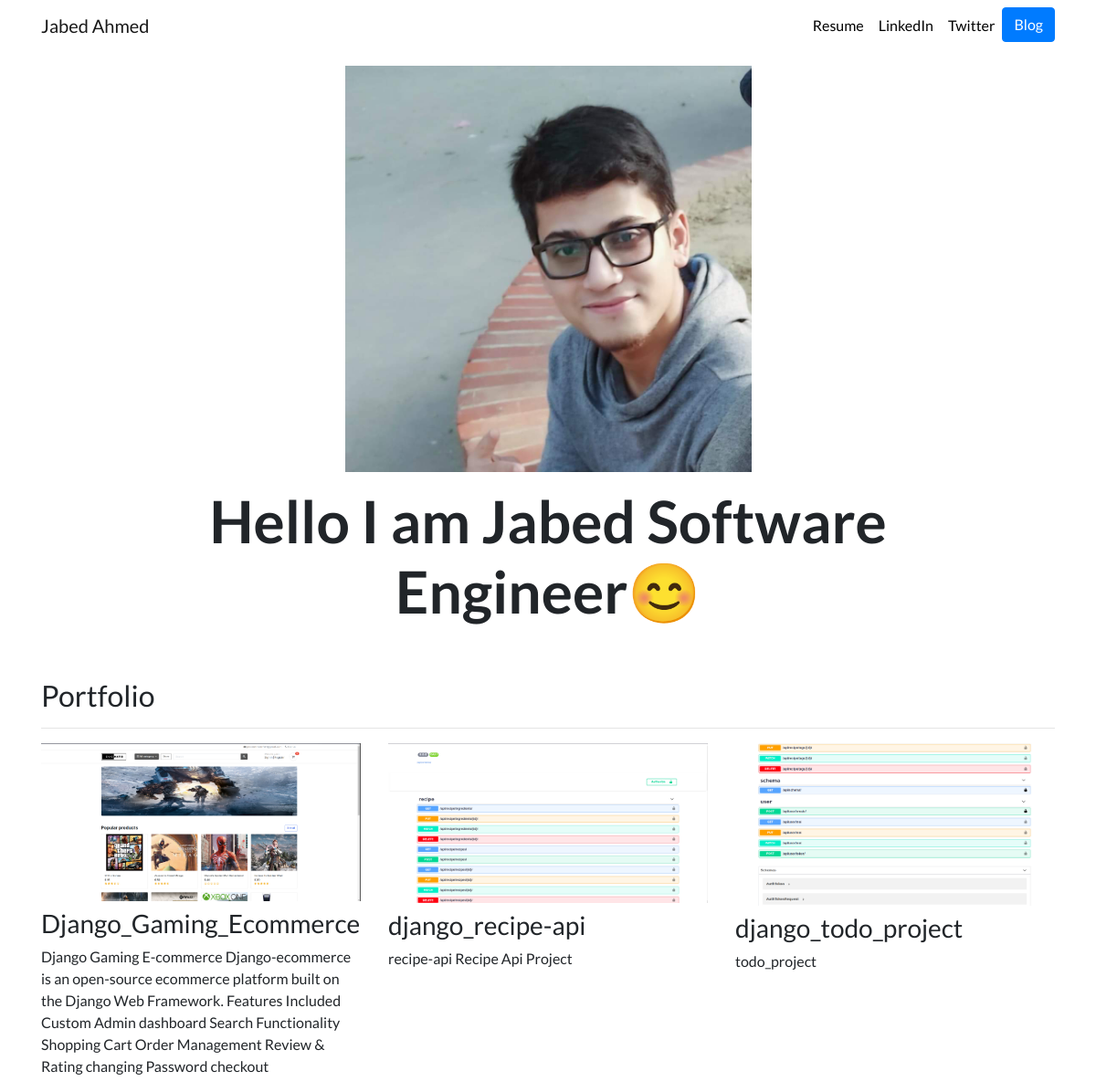
The page / on the database its author committed.
### portfolio/models.py (models this page shows, shortened)
class Project(models.Model):
    title = models.CharField(max_length =100)
    description = models.CharField(max_length =250)
    image = models.ImageField(upload_to='portfolio/images/')
    url = models.URLField(blank=True)

### portfolio/views.py (the view)
# urls.py: 2. Add a URL to urlpatterns:  path('', views.home, name='home')
def home(request):
    projects = Project.objects.all()
    return render(request, 'portfolio/home.html', {'projects':projects})

### portfolio/templates/portfolio/home.html
{% extends "portfolio/base.html" %}
{% load static %}
{% block content %}
<div class="row justify-content-center my-3">
  <div class="col-5">
    <img src="{% static 'portfolio/me.jpg' %}" class="img-fluid">
  </div>
</div>
<div class="row justify-content-center mb-3">
  <div class="col-md-9 text-center">
    <h1 id="hometext" class="font-weight-bold">Hello  I am Jabed Software Engineer😊</h1>
  </div>
</div>
<h2 class="mt-5">Portfolio</h2>
<hr>
<div class="row">
  {% for project in projects %}
  <div class="col-lg-4 col-md-6">
    {% if project.url %}
    <a href="{{ project.url }}">
      <img src="{{ project.image.url }}" class="img-fluid mb-2">
    </a>
    {% else %}
    <img src="{{ project.image.url }}" class="img-fluid mb-2">
    {% endif %}
    <h3>{{ project.title }}</h3>
    <p>{{ project.description }}</p>
  </div>
  {% endfor %}
</div>
{% endblock %}

### portfolio/templates/portfolio/base.html (shortened to what this page needs)
{% load static %}
<!doctype html>
<html lang="en">
<head>
  <link rel="stylesheet" href="https://stackpath.bootstrapcdn.com/bootstrap/4.4.1/css/bootstrap.min.css">
  <link rel="stylesheet" href="{% static "portfolio/custom.css" %}">
</head>
<body>
  <nav id="topNav" class="navbar navbar-expand-md navbar-light">
    <div class="container">
      <a class="navbar-brand" href="{% url 'home' %}">
        <span>Jabed Ahmed</span>
      </a>
      <div class="collapse navbar-collapse text-center" id="navbarNav">
        <ul class="navbar-nav ml-auto">
          <li class="nav-item">
            <a class="nav-link" href="{% static "portfolio/resume.pdf" %}">Resume</a>
          </li>
          <li class="nav-item">
            <a class="nav-link" href=https://www.linkedin.com/in/md-jabed-ahmed-583980181/" target="_blank">LinkedIn</a>
          </li>
          <li class="nav-item">
            <a class="nav-link" href=# target="_blank">Twitter</a>
          </li>
          <li>
            <a role="button" href="{% url 'blog:all_blogs' %}" class="btn btn-primary">Blog</a>
          </li>
        </ul>
      </div>
    </div>
  </nav>
  <div class="container">
    {% block content %}{% endblock %}
  </div>
</body>
</html>

### portfolio/static/portfolio/custom.css (style rules this page uses)
.navbar-nav .nav-link { color: rgba(0,0,0,1) !important; }
body { font-family: 'Lato', sans-serif; }
@media (min-width: 992px) { #hometext { font-size: 4rem; } }

### rows shown on the page
Project: image (picture), title "Django_Gaming_Ecommerce", description "Django Gaming E-commerce Django-ecommerce is an open-source ecommerce platform built on the Django Web Framework. Features Included Custom Admin dashboard Search Functionality Shopping Cart Order Management Review & Rating changing Password checkout"
Project: image (picture), title "django_recipe-api", description "recipe-api Recipe Api Project"
Project: image (picture), title "django_todo_project", description "todo_project"
